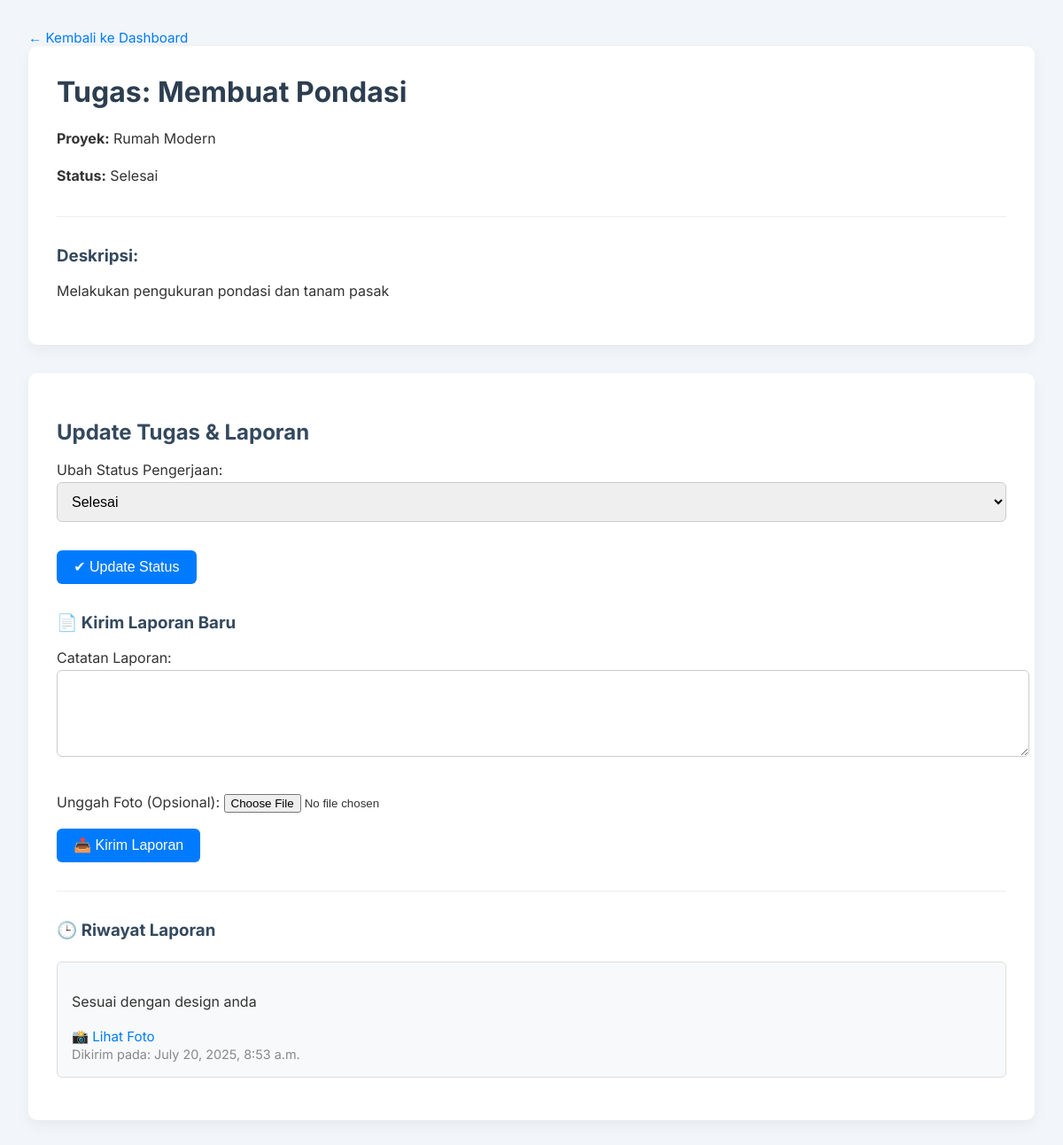
Page /app/tugas/3/ (signed in) on the committed database.
### perancangan/models.py (models this page shows, shortened)
class Tugas(models.Model):
    STATUS_CHOICES = (
        ('belum', 'Belum Dikerjakan'),
        ('dikerjakan', 'Sedang Dikerjakan'),
        ('selesai', 'Selesai'),
        ('revisi', 'Butuh Revisi'),
    )
    proyek = models.ForeignKey(Proyek, on_delete=models.CASCADE, related_name='tugas')
    nama_tugas = models.CharField(max_length=200)
    deskripsi = models.TextField(blank=True)
    status = models.CharField(max_length=20, choices=STATUS_CHOICES, default='belum')
    mandor_penanggung_jawab = models.ForeignKey(User, on_delete=models.SET_NULL, null=True, blank=True, related_name='tugas_mandor')

class Proyek(models.Model):
    nama_proyek = models.CharField(max_length=200)
    lokasi = models.CharField(max_length=255)
    tanggal_mulai = models.DateField()
    tanggal_selesai = models.DateField(null=True, blank=True)
    arsitek = models.ForeignKey(User, on_delete=models.SET_NULL, null=True, related_name='proyek_arsitek')
    mandor_bertugas = models.ManyToManyField(User, related_name='proyek_mandor', blank=True)

class LaporanKemajuan(models.Model):
    tugas = models.ForeignKey(Tugas, on_delete=models.CASCADE, related_name='laporan')
    catatan = models.TextField()
    foto_kemajuan = models.ImageField(upload_to='laporan/%Y/%m/%d/', null=True, blank=True)
    dibuat_oleh = models.ForeignKey(User, on_delete=models.SET_NULL, null=True)
    tanggal_laporan = models.DateTimeField(auto_now_add=True)

### perancangan/views.py (the view, shortened to what this page needs)
# urls.py: path('tugas/<int:tugas_id>/', views.detail_tugas, name='detail_tugas'),
@login_required
def detail_tugas(request, tugas_id):
    tugas = get_object_or_404(Tugas, id=tugas_id)
    if tugas.mandor_penanggung_jawab != request.user:
        return redirect('perancangan:dashboard_mandor')
    form_status = UpdateStatusTugasForm(instance=tugas)
    form_laporan = LaporanKemajuanForm()
    laporan_list = LaporanKemajuan.objects.filter(tugas=tugas).order_by('-tanggal_laporan')
    context = {
        'tugas': tugas,
        'laporan_list': laporan_list,
        'form_status': form_status,
        'form_laporan': form_laporan,
    }
    return render(request, 'perancangan/detail_tugas.html', context)

### perancangan/forms.py
class UpdateStatusTugasForm(forms.ModelForm):
    class Meta:
        model = Tugas
        fields = ['status']
        labels = { 'status': 'Ubah Status Pengerjaan' }
        widgets = {
            'status': forms.Select(attrs={'class': 'form-select'}),
        }

class LaporanKemajuanForm(forms.ModelForm):
    class Meta:
        model = LaporanKemajuan
        fields = ['catatan', 'foto_kemajuan']
        labels = {
            'catatan': 'Catatan Laporan',
            'foto_kemajuan': 'Unggah Foto (Opsional)'
        }
        widgets = {
            'catatan': forms.Textarea(attrs={'class': 'form-control', 'rows': 4}),
            'foto_kemajuan': forms.FileInput(attrs={'class': 'form-control'}),
        }

### perancangan/templates/perancangan/detail_tugas.html (shortened to what this page needs)
<!DOCTYPE html>
<html lang="id">
<head>
</head>
<body>
    <a href="{% url 'perancangan:dashboard_mandor' %}">&larr; Kembali ke Dashboard</a>
    <div class="task-card">
        <h1>Tugas: {{ tugas.nama_tugas }}</h1>
        <p><strong>Proyek:</strong> {{ tugas.proyek.nama_proyek }}</p>
        <p><strong>Status:</strong> {{ tugas.get_status_display }}</p>
        <hr>
        <h3>Deskripsi:</h3>
        <p>{{ tugas.deskripsi|linebreaks }}</p>
    </div>
    <div class="report-section">
        <h2>Update Tugas & Laporan</h2>
        <form method="post">
            {{ form_status.as_p }}
            <button type="submit" name="update_status">✔ Update Status</button>
        </form>
        <form method="post" enctype="multipart/form-data">
            <h3>📄 Kirim Laporan Baru</h3>
            {{ form_laporan.as_p }}
            <button type="submit" name="kirim_laporan">📤 Kirim Laporan</button>
        </form>
        <hr>
        <h3>🕒 Riwayat Laporan</h3>
        <ul class="report-list">
            {% for laporan in laporan_list %}
                <li>
                    <p>{{ laporan.catatan }}</p>
                    {% if laporan.foto_kemajuan %}
                        <a href="{{ laporan.foto_kemajuan.url }}" target="_blank">📸 Lihat Foto</a>
                    {% endif %}
                    <br>
                    <small>Dikirim pada: {{ laporan.tanggal_laporan }}</small>
                </li>
            {% empty %}
                <li>Belum ada laporan yang dikirim untuk tugas ini.</li>
            {% endfor %}
        </ul>
    </div>
</body>
</html>

### perancangan/templates/perancangan/detail_tugas.html (style rules this page uses)
body { font-family: 'Inter', sans-serif; background-color: #f2f5f9; color: #333; margin: 0; padding: 2rem; }
a { color: #007BFF; text-decoration: none; font-size: 0.95rem; }
.task-card { background: #fff; padding: 2rem; border-radius: 10px; box-shadow: 0 6px 16px rgba(0, 0, 0, 0.05); margin-bottom: 2rem; }
h1 { margin-top: 0; color: #2c3e50; }
h2, h3 { color: #34495e; margin-bottom: 1rem; }
p { line-height: 1.6; }
.report-section { background: #fff; padding: 2rem; border-radius: 10px; box-shadow: 0 6px 16px rgba(0, 0, 0, 0.05); }
form { margin-bottom: 2rem; }
form h3 { margin-top: 0; }
input[type="text"], textarea, select { width: 100%; padding: 0.75rem; border: 1px solid #ccc; border-radius: 6px; margin-bottom: 1rem; font-size: 1rem; }
button { background-color: #007BFF; color: #fff; padding: 0.6rem 1.2rem; border: none; border-radius: 6px; font-size: 1rem; cursor: pointer; }
.report-list { list-style: none; padding: 0; margin-top: 1.5rem; }
.report-list li { background-color: #f8f9fa; padding: 1rem; border: 1px solid #ddd; border-radius: 6px; margin-bottom: 1rem; }
small { color: #888; font-size: 0.9rem; }
hr { border: none; border-top: 1px solid #eee; margin: 2rem 0; }

### rows in the picture
Tugas: nama_tugas "Membuat Pondasi", proyek.nama_proyek "Rumah Modern", status "Selesai", deskripsi "Melakukan pengukuran pondasi dan tanam pasak"
LaporanKemajuan: catatan "Sesuai dengan design anda", tanggal_laporan "July 20, 2025, 8:53 a.m."
